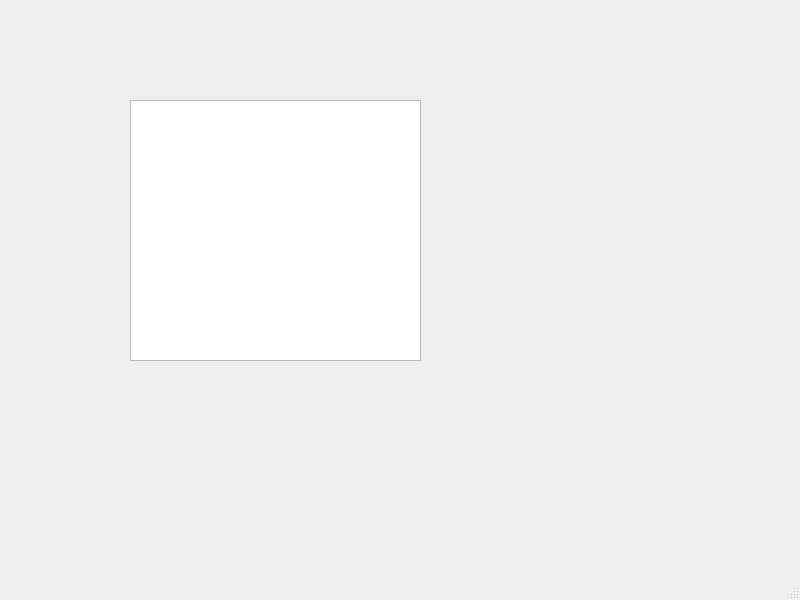
<?xml version="1.0" encoding="UTF-8"?>
<ui version="4.0">
 <class>MainWindow</class>
 <widget class="QMainWindow" name="MainWindow">
  <property name="geometry">
   <rect>
    <x>0</x>
    <y>0</y>
    <width>800</width>
    <height>600</height>
   </rect>
  </property>
  <property name="windowTitle">
   <string>MainWindow</string>
  </property>
  <widget class="QWidget" name="centralwidget">
   <widget class="QGraphicsView" name="graphicsView">
    <property name="geometry">
     <rect>
      <x>130</x>
      <y>100</y>
      <width>291</width>
      <height>261</height>
     </rect>
    </property>
   </widget>
   <widget class="QWidget" name="gridLayoutWidget">
    <property name="geometry">
     <rect>
      <x>40</x>
      <y>0</y>
      <width>160</width>
      <height>80</height>
     </rect>
    </property>
    <layout class="QGridLayout" name="gridLayout"/>
   </widget>
   <widget class="QWidget" name="gridLayoutWidget_2">
    <property name="geometry">
     <rect>
      <x>250</x>
      <y>0</y>
      <width>160</width>
      <height>80</height>
     </rect>
    </property>
    <layout class="QGridLayout" name="gridLayout_2"/>
   </widget>
  </widget>
  <widget class="QMenuBar" name="menubar">
   <property name="geometry">
    <rect>
     <x>0</x>
     <y>0</y>
     <width>800</width>
     <height>23</height>
    </rect>
   </property>
  </widget>
  <widget class="QStatusBar" name="statusbar"/>
 </widget>
 <resources/>
 <connections/>
</ui>
